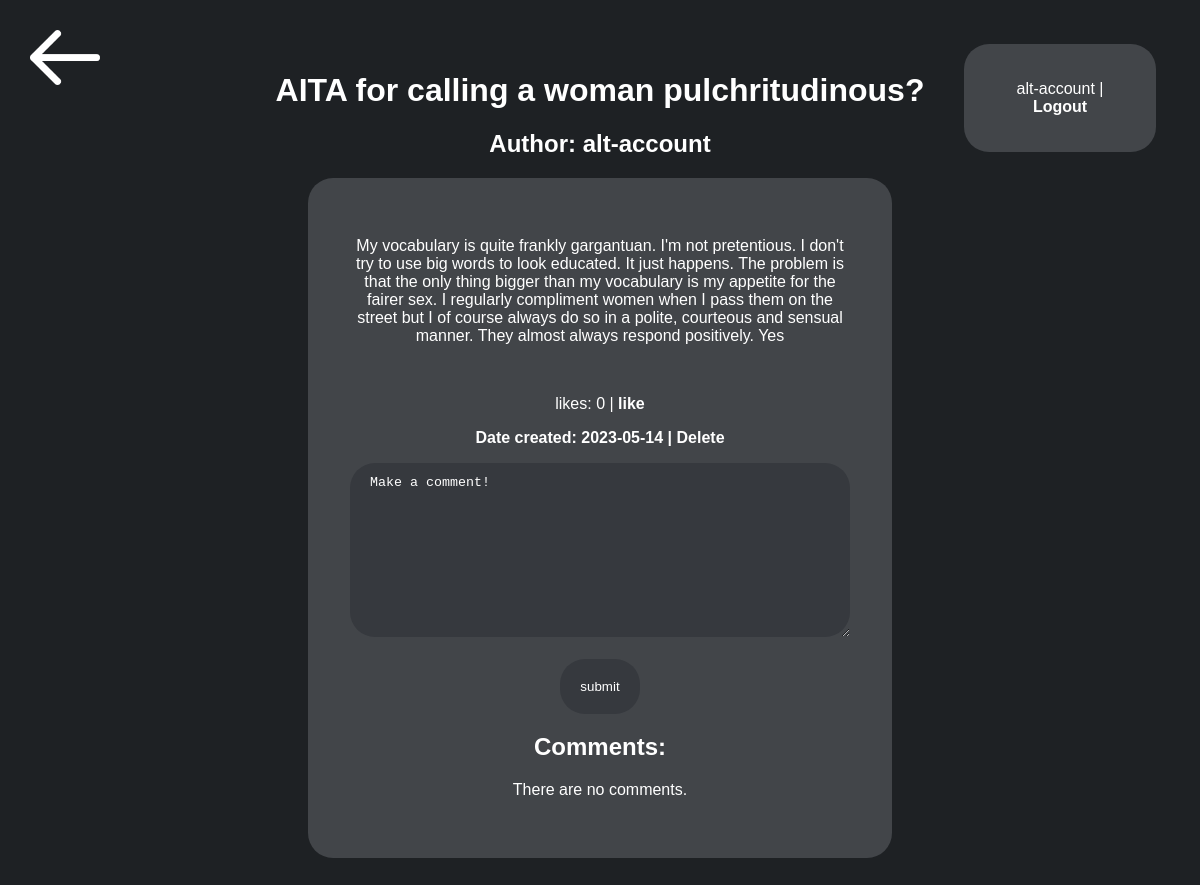
The app's page /post/2 (signed in) with its own data.
### app.py (models this page shows, shortened)
class entry(db.Model):
    id = db.Column(db.Integer, primary_key=True)
    title = db.Column(db.String(150), nullable=False)
    content = db.Column(db.String(400), nullable=False)
    date_created = db.Column(db.DateTime, default=datetime.now)
    votes = db.Column(db.Integer, default=0)
    author = db.Column(db.Integer, nullable=False)
    author_name = db.Column(db.String(20), nullable=False)
    comments = db.relationship('comment', backref="entry", lazy=True, cascade='all, delete')

class User(UserMixin, db.Model):
    id = db.Column(db.Integer, primary_key=True)
    name = db.Column(db.String(20), nullable=False)
    pw_hash = db.Column(db.String(400), nullable=False)

### app.py (the view)
@app.route('/post/<int:id>', methods=['POST', 'GET'])
def fullpagepost(id):
    comments = comment.query.filter_by(entry_id=id).all()
    specific_post = entry.query.get_or_404(id)
    return render_template('post.html', post=specific_post, comments=comments, logged_in=current_user.is_authenticated, name=current_user.name)

### app.py (called while the page is built)
@login_manager.user_loader
def load_user(user_id):
    return User.query.get(int(user_id))

### templates/post.html (shortened to what this page needs)
{% extends 'base.html' %}
{% block body %}
<a href="/recipient"><img src="{{ url_for('static', filename='images/back-arrow.png') }}" class="back"></a>
<h1>{{ post.title }}</h1>
<h2>Author: {{ post.author_name }}</h2>
<div class="box">
    <p>{{ post.content }}</p>
    <br>
    <p>likes: {{ post.votes }} | <a href="/upvote-post/{{ post.id }}">like</a></p>
    <p><b>Date created: {{ post.date_created.date() }} | <a href="/del/{{ post.id }}">Delete</a></b></p>
    <form action="/comment/{{ post.id }}" method="POST">
        <textarea name="content" id="content" rows="10" cols="50" autofocus maxlength="400">
Make a comment!
        </textarea>
        <br><br>
        <input type="submit" value="submit">
    </form>
    <h2>Comments:</h2>
    {% if comments|length < 1 %}
        <p>There are no comments.</p>
    {% endif %}
</div>
{% if logged_in %}
    <div class="login-bar">
        {{ name }} | <a href="/logout">Logout</a>
    </div>
{% else %}
    <div class="login-bar">
        <a href="/login">Login</a> | <a href="/signup">Signup</a>
    </div>
{% endif %}
<div class="messages">
</div>
{% endblock %}

### static/css/main.css (style rules this page uses)
body { background-color: rgb(30,33,36); font-family: sans-serif; text-align: center; margin: 6%; color: white; }
.box { background-color: rgb(66, 69, 73); width: 40%; min-width: 500px; margin:auto; border-radius: 25px; padding: 4%; }
img.back { position:absolute; width: 70px; top: 20px; left: 20px; padding:10px; }
a { color:white; font-weight:bold; text-decoration: none; }
.login-bar { background-color: rgb(66, 69, 73); margin: 2%; padding: 3%; width: 10%; border-radius: 25px; position: fixed; top: 20px; right: 20px; }
input[type=submit] { background-color: rgb(54,57,62); border: none; padding: 20px; border-radius:25px; color: white; }
textarea { width: 100%; padding: 12px 20px; box-sizing: border-box; background-color: rgb(54, 57, 62); color:white; border: none; border-radius: 25px; }
.messages { margin: 2%; padding: 3%; width: 10%; border-radius: 25px; position: fixed; top: 20px; left: 20px; }

### records on screen
entry: title "AITA for calling a woman pulchritudinous?", author_name "alt-account", content "My vocabulary is quite frankly gargantuan. I'm not pretentious. I don't try to use big words to look educated. It just happens. The problem is that the only thing bigger than my vocabulary is my appetite for the fairer sex. I regularly compliment women when I pass them on the street but I of course always do so in a polite, courteous and sensual manner. They almost always respond positively. Yes", votes "0", date_created "2023-05-14"
User: name "alt-account"
